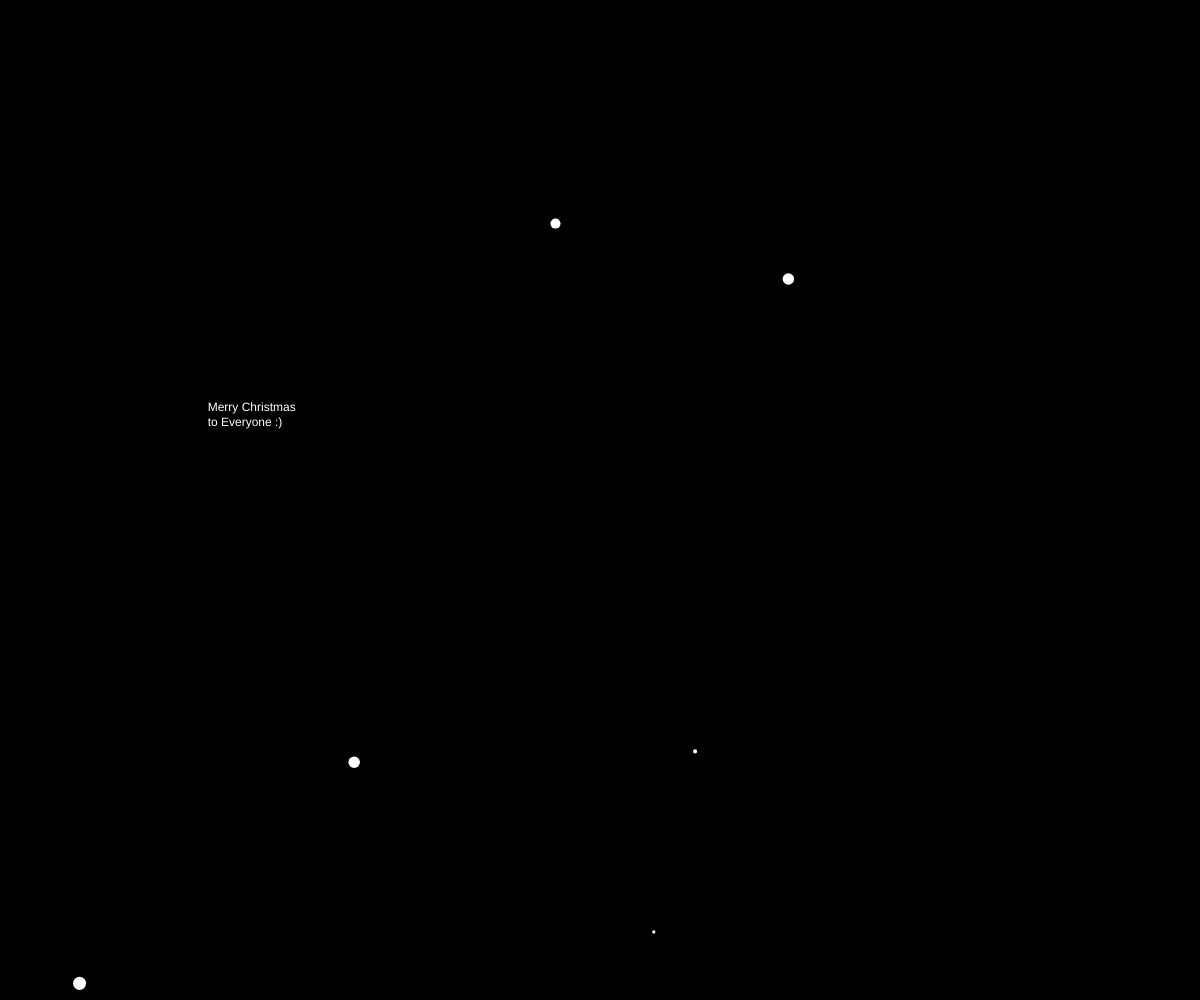
Frame 1 (no input)
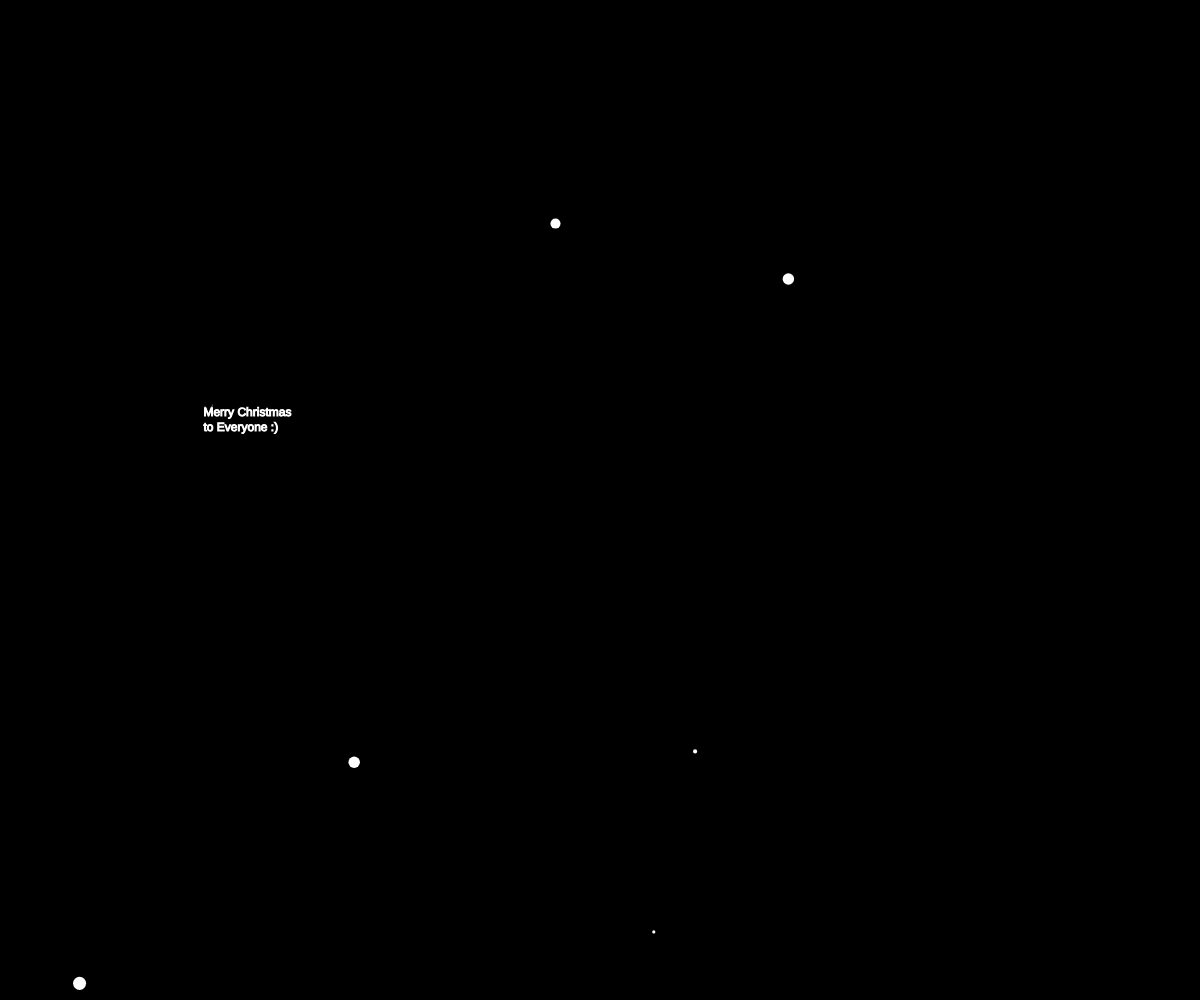
Frame 60 (no input)
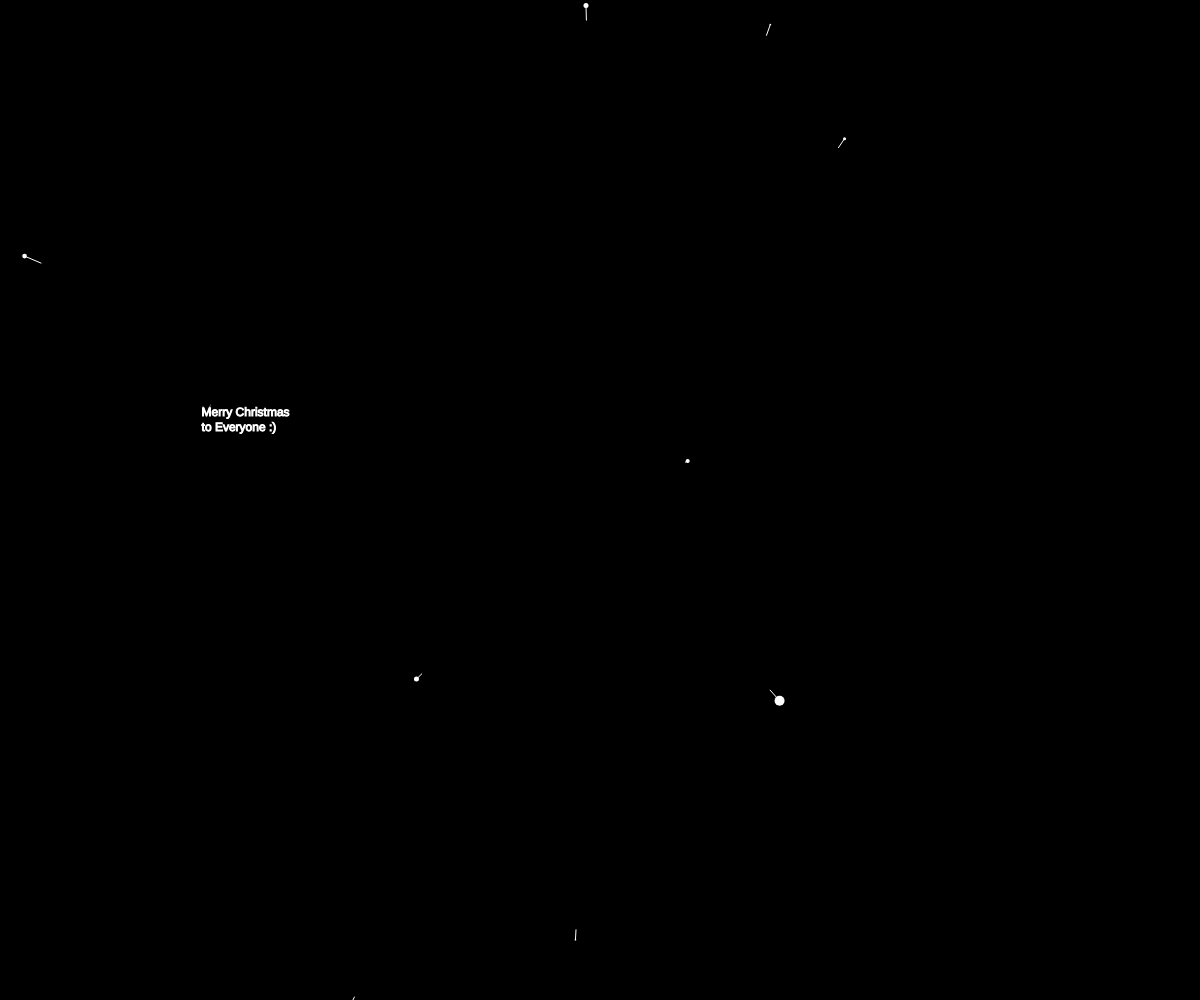
Frame 120 (the mouse pressed at the canvas centre since frame 60)

The p5.js sketch that drew these frames (run headless with seeded random() and noise() and a simulated clock; from frame 60 on, the mouse is pressed at the canvas centre):

// p5.js sketch
// ── sketch.js
var letters = [];
var word = "Merry Christmas to Everyone :)";
var stars = [];
var speed;

function setup() {
  createCanvas(windowWidth, windowHeight);
  for (var i = 0; i<80; i++){
    stars[i] = new Star();
    letters.push(new Letters());
  }
}
function draw() {
  speed = map(mouseX, 0, width,0, 50);
  background(0);
  for (var i=0; i<1; i++){
    letters[i].display();
    letters[i].move();
  }
  translate(width /2, height/2);
  for (var i = 0; i<stars.length; i++){
    stars[i].update();
    stars[i].show();
  }

}
function Star(){
  this.x = random(-width, width);
  this.y = random(-height, height);
  this.z = random (width);
  this.pz = this.z;

  this.update = function(){
    this.z = this.z - speed;
    if(this.z < 3){
      this.z = width;
      this.x = random(-width, width);
      this.y = random(-height, height);
      this.pz =this.z;
    }
  }
  this. show = function(){
    fill(255);
    noStroke();

    var sx = map(this.x / this.z, 0, 1, 0, width);
    var sy = map(this.y / this.z, 0, 1, 0, height);

    var r = map(this.z, 0, width, 16, 0);
    ellipse(sx, sy, r, r);

    var px = map(this.x / this.pz, 0, 1, 0, width);
    var py = map(this.y / this.pz, 0, 1, 0, height);

    this.pz = this.z;

    stroke(255);
    line(px, py, sx, sy);
  }


}
function Letters() {
  this.x = random(windowWidth);
  this.y = random(windowHeight);
  this.speed = 1;
  this.col = color(255,300);

  this.move = function() {
    this.x += random(-this.speed, this.speed);
    this.y += random(-this.speed, this.speed);
  };


  this.display = function() {
    fill(255);
    text(word, this.x/2, this.y/2, 100, 300);
    noStroke();
  };
  this.clicked = function(){
    this.col = color(HSB);
  }
}

// ── letters.js
function mousePressed(){
  for(var i = 0; i< 1; i++)
   letters[i].clicked();
}
